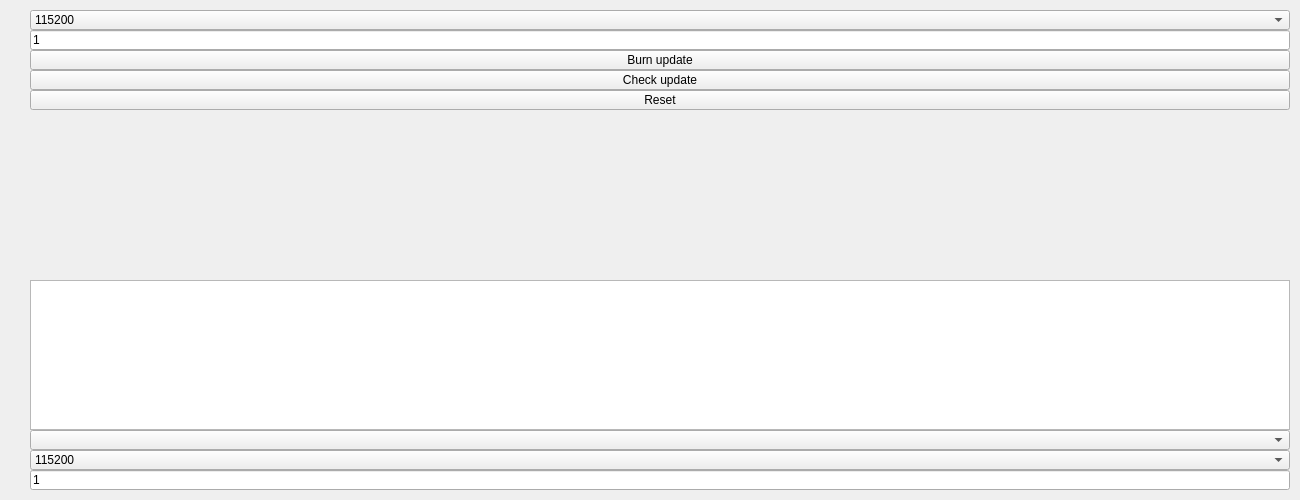
<?xml version="1.0" encoding="UTF-8"?>
<ui version="4.0">
 <class>MainWindow</class>
 <widget class="QMainWindow" name="MainWindow">
  <property name="geometry">
   <rect>
    <x>0</x>
    <y>0</y>
    <width>1300</width>
    <height>500</height>
   </rect>
  </property>
  <property name="minimumSize">
   <size>
    <width>1300</width>
    <height>500</height>
   </size>
  </property>
  <property name="windowTitle">
   <string>Smart Home Controller config</string>
  </property>
  <widget class="QWidget" name="centralWidget">
   <layout class="QVBoxLayout" name="verticalLayout_3">
    <property name="spacing">
     <number>0</number>
    </property>
    <property name="leftMargin">
     <number>5</number>
    </property>
    <property name="topMargin">
     <number>5</number>
    </property>
    <property name="rightMargin">
     <number>5</number>
    </property>
    <property name="bottomMargin">
     <number>5</number>
    </property>
    <item>
     <layout class="QHBoxLayout" name="horizontalLayout">
      <property name="spacing">
       <number>5</number>
      </property>
      <property name="leftMargin">
       <number>5</number>
      </property>
      <property name="topMargin">
       <number>5</number>
      </property>
      <property name="rightMargin">
       <number>5</number>
      </property>
      <property name="bottomMargin">
       <number>5</number>
      </property>
      <item>
       <layout class="QVBoxLayout" name="verticalLayout_2">
        <property name="spacing">
         <number>5</number>
        </property>
        <item>
         <layout class="QHBoxLayout" name="horizontalLayout_DO1">
          <property name="spacing">
           <number>5</number>
          </property>
          <property name="leftMargin">
           <number>0</number>
          </property>
          <property name="topMargin">
           <number>0</number>
          </property>
          <property name="rightMargin">
           <number>0</number>
          </property>
          <property name="bottomMargin">
           <number>5</number>
          </property>
         </layout>
        </item>
        <item>
         <layout class="QHBoxLayout" name="horizontalLayout_DO1_mode">
          <property name="spacing">
           <number>5</number>
          </property>
          <property name="bottomMargin">
           <number>5</number>
          </property>
         </layout>
        </item>
        <item>
         <layout class="QHBoxLayout" name="horizontalLayout_DO1_safe">
          <property name="spacing">
           <number>5</number>
          </property>
          <property name="bottomMargin">
           <number>5</number>
          </property>
         </layout>
        </item>
        <item>
         <layout class="QHBoxLayout" name="horizontalLayout_DO2">
          <property name="spacing">
           <number>5</number>
          </property>
          <property name="leftMargin">
           <number>0</number>
          </property>
          <property name="topMargin">
           <number>0</number>
          </property>
          <property name="rightMargin">
           <number>0</number>
          </property>
          <property name="bottomMargin">
           <number>5</number>
          </property>
         </layout>
        </item>
        <item>
         <layout class="QHBoxLayout" name="horizontalLayout_DO2_mode">
          <property name="spacing">
           <number>5</number>
          </property>
          <property name="bottomMargin">
           <number>5</number>
          </property>
         </layout>
        </item>
        <item>
         <layout class="QHBoxLayout" name="horizontalLayout_DO2_safe">
          <property name="spacing">
           <number>5</number>
          </property>
          <property name="bottomMargin">
           <number>5</number>
          </property>
         </layout>
        </item>
        <item>
         <layout class="QHBoxLayout" name="horizontalLayout_DI1">
          <property name="spacing">
           <number>5</number>
          </property>
          <property name="leftMargin">
           <number>0</number>
          </property>
          <property name="topMargin">
           <number>0</number>
          </property>
          <property name="rightMargin">
           <number>0</number>
          </property>
          <property name="bottomMargin">
           <number>5</number>
          </property>
         </layout>
        </item>
        <item>
         <layout class="QHBoxLayout" name="horizontalLayout_DI2">
          <property name="spacing">
           <number>5</number>
          </property>
          <property name="leftMargin">
           <number>0</number>
          </property>
          <property name="topMargin">
           <number>0</number>
          </property>
          <property name="rightMargin">
           <number>0</number>
          </property>
          <property name="bottomMargin">
           <number>5</number>
          </property>
         </layout>
        </item>
        <item>
         <layout class="QVBoxLayout" name="verticalLayout_4">
          <property name="spacing">
           <number>0</number>
          </property>
          <property name="bottomMargin">
           <number>5</number>
          </property>
          <item>
           <layout class="QHBoxLayout" name="horizontalLayout_AI">
            <property name="spacing">
             <number>5</number>
            </property>
            <property name="leftMargin">
             <number>0</number>
            </property>
            <property name="topMargin">
             <number>0</number>
            </property>
            <property name="rightMargin">
             <number>0</number>
            </property>
            <property name="bottomMargin">
             <number>0</number>
            </property>
           </layout>
          </item>
          <item>
           <layout class="QHBoxLayout" name="horizontalLayout_AI_v">
            <property name="spacing">
             <number>5</number>
            </property>
            <property name="leftMargin">
             <number>0</number>
            </property>
            <property name="topMargin">
             <number>0</number>
            </property>
            <property name="rightMargin">
             <number>0</number>
            </property>
            <property name="bottomMargin">
             <number>0</number>
            </property>
           </layout>
          </item>
         </layout>
        </item>
        <item>
         <spacer name="verticalSpacer_2">
          <property name="orientation">
           <enum>Qt::Vertical</enum>
          </property>
          <property name="sizeHint" stdset="0">
           <size>
            <width>20</width>
            <height>40</height>
           </size>
          </property>
         </spacer>
        </item>
       </layout>
      </item>
      <item>
       <layout class="QVBoxLayout" name="verticalLayout">
        <property name="spacing">
         <number>0</number>
        </property>
        <property name="rightMargin">
         <number>0</number>
        </property>
        <property name="bottomMargin">
         <number>0</number>
        </property>
        <item>
         <widget class="QComboBox" name="comboBox_baudrate_par">
          <property name="minimumSize">
           <size>
            <width>0</width>
            <height>20</height>
           </size>
          </property>
          <property name="maximumSize">
           <size>
            <width>16777215</width>
            <height>20</height>
           </size>
          </property>
          <item>
           <property name="text">
            <string>115200</string>
           </property>
          </item>
          <item>
           <property name="text">
            <string>57600</string>
           </property>
          </item>
          <item>
           <property name="text">
            <string>38400</string>
           </property>
          </item>
          <item>
           <property name="text">
            <string>19200</string>
           </property>
          </item>
          <item>
           <property name="text">
            <string>9600</string>
           </property>
          </item>
          <item>
           <property name="text">
            <string>4800</string>
           </property>
          </item>
          <item>
           <property name="text">
            <string>2400</string>
           </property>
          </item>
          <item>
           <property name="text">
            <string>1200</string>
           </property>
          </item>
         </widget>
        </item>
        <item>
         <widget class="QLineEdit" name="lineEdit_slave_par">
          <property name="minimumSize">
           <size>
            <width>0</width>
            <height>20</height>
           </size>
          </property>
          <property name="maximumSize">
           <size>
            <width>16777215</width>
            <height>20</height>
           </size>
          </property>
          <property name="text">
           <string>1</string>
          </property>
         </widget>
        </item>
        <item>
         <widget class="QPushButton" name="pushButton_burn_update">
          <property name="minimumSize">
           <size>
            <width>0</width>
            <height>20</height>
           </size>
          </property>
          <property name="maximumSize">
           <size>
            <width>16777215</width>
            <height>20</height>
           </size>
          </property>
          <property name="text">
           <string>Burn update</string>
          </property>
         </widget>
        </item>
        <item>
         <widget class="QPushButton" name="pushButton_check_update">
          <property name="minimumSize">
           <size>
            <width>0</width>
            <height>20</height>
           </size>
          </property>
          <property name="maximumSize">
           <size>
            <width>16777215</width>
            <height>20</height>
           </size>
          </property>
          <property name="text">
           <string>Check update</string>
          </property>
         </widget>
        </item>
        <item>
         <widget class="QPushButton" name="pushButton_reset">
          <property name="minimumSize">
           <size>
            <width>0</width>
            <height>20</height>
           </size>
          </property>
          <property name="maximumSize">
           <size>
            <width>16777215</width>
            <height>20</height>
           </size>
          </property>
          <property name="text">
           <string>Reset</string>
          </property>
         </widget>
        </item>
        <item>
         <spacer name="verticalSpacer">
          <property name="orientation">
           <enum>Qt::Vertical</enum>
          </property>
          <property name="sizeHint" stdset="0">
           <size>
            <width>20</width>
            <height>40</height>
           </size>
          </property>
         </spacer>
        </item>
        <item>
         <widget class="QLabel" name="label_version">
          <property name="minimumSize">
           <size>
            <width>0</width>
            <height>20</height>
           </size>
          </property>
          <property name="maximumSize">
           <size>
            <width>16777215</width>
            <height>20</height>
           </size>
          </property>
          <property name="text">
           <string/>
          </property>
         </widget>
        </item>
        <item>
         <widget class="QTextBrowser" name="textBrowser">
          <property name="sizePolicy">
           <sizepolicy hsizetype="Expanding" vsizetype="Fixed">
            <horstretch>0</horstretch>
            <verstretch>0</verstretch>
           </sizepolicy>
          </property>
          <property name="minimumSize">
           <size>
            <width>300</width>
            <height>150</height>
           </size>
          </property>
          <property name="maximumSize">
           <size>
            <width>16777215</width>
            <height>150</height>
           </size>
          </property>
         </widget>
        </item>
        <item>
         <widget class="QComboBox" name="comboBox">
          <property name="sizePolicy">
           <sizepolicy hsizetype="Expanding" vsizetype="Fixed">
            <horstretch>0</horstretch>
            <verstretch>0</verstretch>
           </sizepolicy>
          </property>
          <property name="minimumSize">
           <size>
            <width>300</width>
            <height>20</height>
           </size>
          </property>
          <property name="maximumSize">
           <size>
            <width>16777215</width>
            <height>20</height>
           </size>
          </property>
         </widget>
        </item>
        <item>
         <widget class="QComboBox" name="comboBox_baudrate">
          <property name="sizePolicy">
           <sizepolicy hsizetype="Expanding" vsizetype="Fixed">
            <horstretch>0</horstretch>
            <verstretch>0</verstretch>
           </sizepolicy>
          </property>
          <property name="minimumSize">
           <size>
            <width>300</width>
            <height>20</height>
           </size>
          </property>
          <property name="maximumSize">
           <size>
            <width>16777215</width>
            <height>20</height>
           </size>
          </property>
          <item>
           <property name="text">
            <string>115200</string>
           </property>
          </item>
          <item>
           <property name="text">
            <string>57600</string>
           </property>
          </item>
          <item>
           <property name="text">
            <string>38400</string>
           </property>
          </item>
          <item>
           <property name="text">
            <string>19200</string>
           </property>
          </item>
          <item>
           <property name="text">
            <string>9600</string>
           </property>
          </item>
          <item>
           <property name="text">
            <string>4800</string>
           </property>
          </item>
          <item>
           <property name="text">
            <string>2400</string>
           </property>
          </item>
          <item>
           <property name="text">
            <string>1200</string>
           </property>
          </item>
         </widget>
        </item>
        <item>
         <widget class="QLineEdit" name="lineEdit_slave">
          <property name="sizePolicy">
           <sizepolicy hsizetype="Expanding" vsizetype="Fixed">
            <horstretch>0</horstretch>
            <verstretch>0</verstretch>
           </sizepolicy>
          </property>
          <property name="minimumSize">
           <size>
            <width>300</width>
            <height>20</height>
           </size>
          </property>
          <property name="maximumSize">
           <size>
            <width>16777215</width>
            <height>20</height>
           </size>
          </property>
          <property name="text">
           <string>1</string>
          </property>
         </widget>
        </item>
       </layout>
      </item>
     </layout>
    </item>
   </layout>
  </widget>
 </widget>
 <layoutdefault spacing="6" margin="11"/>
 <resources/>
 <connections/>
</ui>
